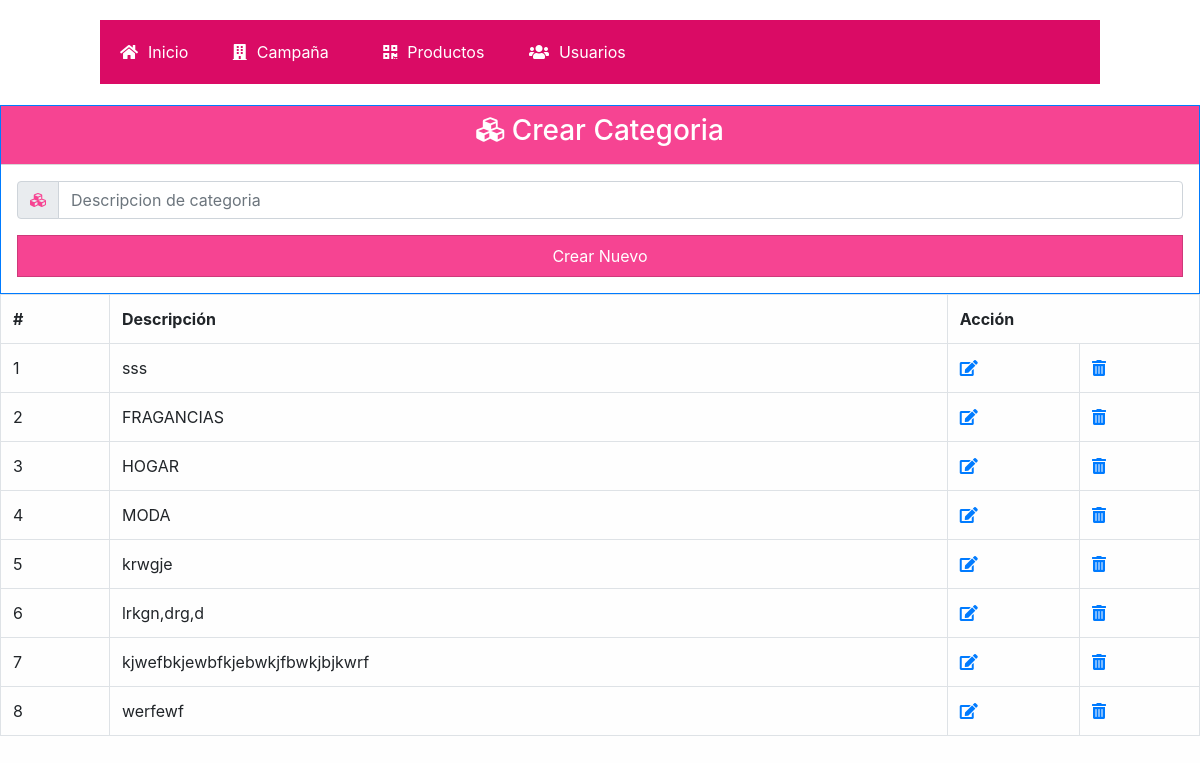
The app's page /manProductos.php with its own data.
### tables this page shows
CREATE TABLE `categorias` (
  `idcategorias` int(11) NOT NULL,
  `descripcion` varchar(45) DEFAULT NULL,
  PRIMARY KEY (`idcategorias`)
);

### manProductos.php (the view, shortened to what this page needs)
<?php
include 'conexion.php';
include"encabezado.php";
?>
    <div class="table-responsive">
        <?php
        if(isset($_GET['id'])){
        ?>
        <form id="form1" name="form1" method="POST" action="manCategoria.php">
            <?php
            }else{
            ?>
            <form id="form1" name="form1" method="POST" action="insertCategoria.php">
                <?php }?>
                <div class="card border-primary rounded-0">
                    <div class="card-header p-0">
                        <div class="bg-pink text-white text-center py-2">
                            <?php
                            if(isset($_GET['id'])){
                                ?>
                                <h3><i class="fa fa-cubes"></i> Modificar Categoria</h3>
                                <?php
                            }else{
                                ?>
                                <h3><i class="fa fa-cubes"></i> Crear Categoria</h3>
                                <?php
                            }
                            ?>
                        </div>
                    </div>
                    <div class="card-body p-3">
                        <div class="form-group">
                            <div class="input-group mb-2">
                                <div class="input-group-prepend">
                                    <div class="input-group-text"><i class="fa fa-cubes text-pink"></i></div>
                                </div>
                                <?php
                                if(isset($_GET['id'])){
                                    ?>
                                    <input type="text" class="form-control" id="nombre" name="nombre" placeholder="Descripcion de categoria" value="<?php echo $nombre;?>" required>
                                    <input type="hidden" id="idd" name="idd" value="<?php echo $id;?>">
                                    <?php
                                }else{
                                    ?>
                                    <input type="text" class="form-control" id="nombre" name="nombre" placeholder="Descripcion de categoria" required>
                                <?php }?>
                            </div>
                        </div>
                        <div class="text-center">
                            <?php
                            if(isset($_GET['id'])){
                                ?>
                                <input type="submit" value="Modificar" class="btn btn-pink btn-block rounded-0 py-2">
                                <?php
                            }else{
                                ?>
                                <input type="submit" value="Crear Nuevo" class="btn btn-pink btn-block rounded-0 py-2">
                            <?php }?>
                        </div>
                    </div>
                </div>
            </form>
            <table class="table table-condensed table-bordered table-hover">
                <tr>
                    <th>#</th>
                    <th>Descripci&oacute;n</th>
                    <th colspan="3">Acci&oacute;n</th>
                </tr>
                <?php
                $sentencia=$conexion->prepare("SELECT * FROM categorias");
                $sentencia->execute();
                $resultado = $sentencia->get_result();
                $i=0;
                WHILE ($fila = $resultado->fetch_assoc()) {
                    $i=$i+1;
                    echo "<tr>";
                    echo "<td>$i</td>";
                    echo "<td>".$fila['descripcion']."</td>";
                    echo "<td><a href='manCategoria.php?id=$fila[idcategorias]'><span class='fa fa-edit'></span></a></td>";
                    echo "<td><a href='manCategoria.php?idx=$fila[idcategorias]'><span class='fa fa-trash-alt'></span></a></td>";
                    echo "</tr>";
                }
                ?>
            </table>
    </div>
<?php
include("pie.php");
?>

### css/menu.css (style rules this page uses)
* { padding:0; margin:0; -webkit-box-sizing: border-box; -moz-box-sizing: border-box; box-sizing: border-box; }
body { background:#FEFEFE; }

### records on screen
categorias: descripcion "sss"
categorias: descripcion "FRAGANCIAS"
categorias: descripcion "HOGAR"
categorias: descripcion "MODA"
categorias: descripcion "krwgje"
categorias: descripcion "lrkgn,drg,d"
categorias: descripcion "kjwefbkjewbfkjebwkjfbwkjbjkwrf"
categorias: descripcion "werfewf"
